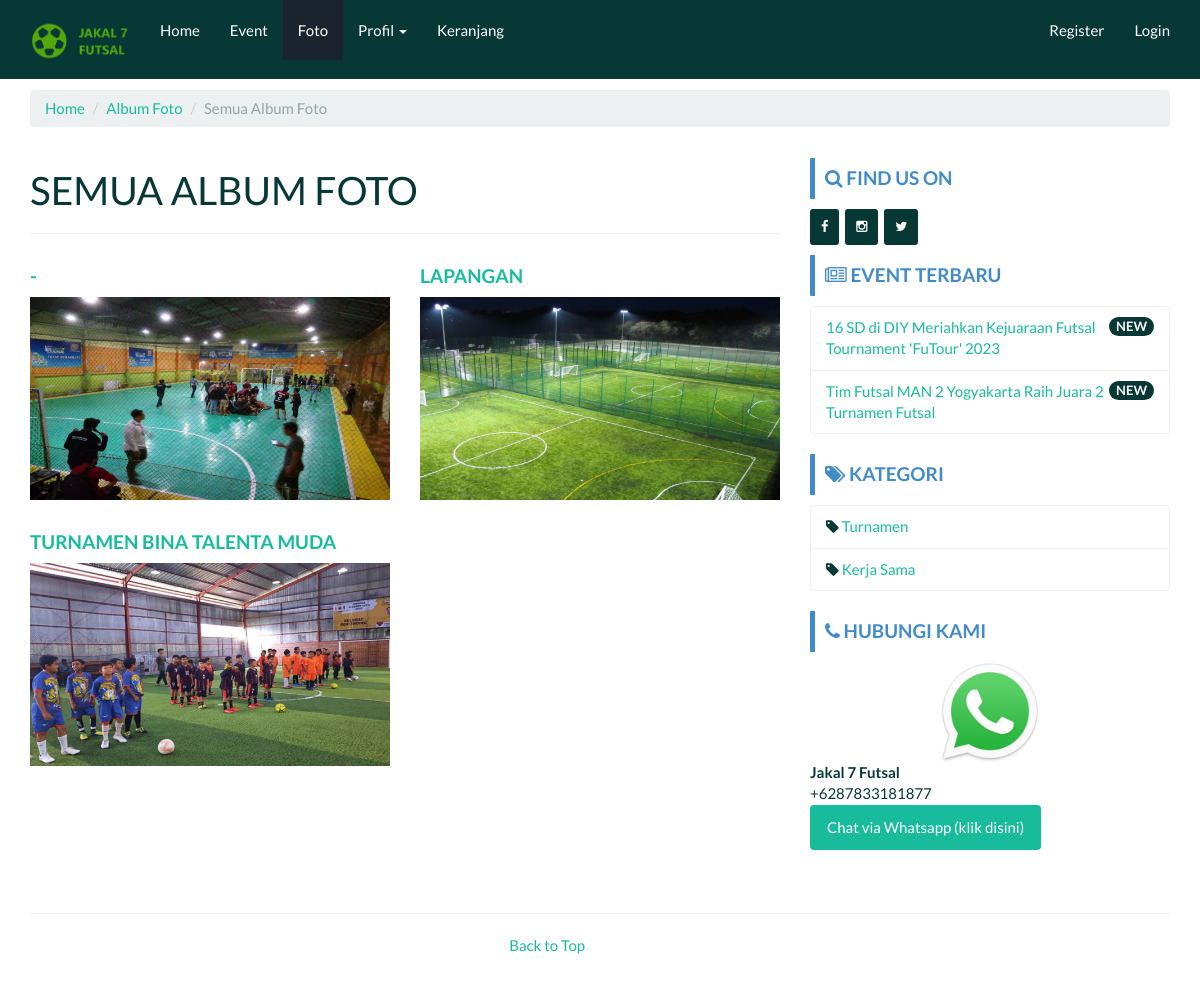
/index.php/gallery/album, run on the app's committed database.
### tables this page shows
CREATE TABLE `company` (
  `id_company` int(11) NOT NULL,
  `company_name` varchar(100) NOT NULL,
  `company_desc` text NOT NULL,
  `company_address` text NOT NULL,
  `company_maps` text NOT NULL,
  `company_phone` char(30) NOT NULL,
  `company_phone2` char(30) NOT NULL,
  `company_fax` char(30) NOT NULL,
  `company_email` char(30) NOT NULL,
  `foto` text NOT NULL,
  `foto_type` char(10) NOT NULL,
  `created` datetime NOT NULL DEFAULT current_timestamp(),
  `modified` datetime DEFAULT NULL,
  `created_by` char(50) NOT NULL,
  `modified_by` char(50) NOT NULL
);

CREATE TABLE `album` (
  `id_album` int(11) NOT NULL,
  `nama_album` char(50) NOT NULL,
  `slug_album` char(50) NOT NULL,
  `foto` text NOT NULL,
  `created_by` char(20) NOT NULL,
  `created_at` datetime NOT NULL DEFAULT current_timestamp(),
  `modified_by` char(20) DEFAULT NULL,
  `modified_at` datetime DEFAULT NULL ON UPDATE current_timestamp()
);

CREATE TABLE `event` (
  `id_event` int(11) NOT NULL,
  `nama_event` varchar(100) NOT NULL,
  `slug_event` varchar(100) DEFAULT NULL,
  `deskripsi` text DEFAULT NULL,
  `kategori` int(11) DEFAULT NULL,
  `foto` text DEFAULT NULL,
  `foto_type` char(10) DEFAULT NULL,
  `created_at` datetime NOT NULL DEFAULT current_timestamp(),
  `created_by` char(50) NOT NULL,
  `modified_at` datetime DEFAULT NULL ON UPDATE current_timestamp(),
  `modified_by` char(50) NOT NULL
);

CREATE TABLE `kategori` (
  `id_kategori` int(11) NOT NULL,
  `nama_kategori` varchar(20) NOT NULL,
  `slug_kat` varchar(20) NOT NULL,
  `created_by` char(50) NOT NULL,
  `created_at` datetime NOT NULL DEFAULT current_timestamp(),
  `modified_by` char(50) NOT NULL,
  `modified_at` datetime DEFAULT NULL ON UPDATE current_timestamp()
);

CREATE TABLE `kontak` (
  `id_kontak` int(11) NOT NULL,
  `nama_kontak` char(50) NOT NULL,
  `nohp` char(50) NOT NULL,
  `created_by` char(50) NOT NULL,
  `created_at` datetime NOT NULL DEFAULT current_timestamp(),
  `modified_by` char(50) NOT NULL,
  `modified_at` datetime DEFAULT NULL ON UPDATE current_timestamp()
);

### application/controllers/Gallery.php (called while the page is built, shortened)
<?php
class Gallery extends CI_Controller {
	function __construct()
  {
		$this->load->helper('clean');
		$this->load->model('Album_model');
		$this->load->model('Company_model');
		$this->load->model('Event_model');
		$this->load->model('Foto_model');
		$this->load->model('Kategori_model');
		$this->load->model('Kontak_model');
		$this->data['company_data'] 			= $this->Company_model->get_by_company();
		$this->data['event_sidebar'] 			= $this->Event_model->get_all_sidebar();
		$this->data['kategori_sidebar'] 	= $this->Kategori_model->get_all();
		$this->data['kontak_sidebar'] 		= $this->Kontak_model->get_all();
  }
	public function album()
	{
    $this->data['title'] = "Semua Album Foto";
    $this->load->library('pagination');
    $config['per_page'] = 12;
    $dari = $this->uri->segment('4');
    $this->data['album_all'] = $this->Album_model->get_all_arsip($config['per_page'],$dari);
    $this->load->view('front/album/body', $this->data);
	}
}

### index.php (called while the page is built, shortened)
<?php
require_once BASEPATH.'core/CodeIgniter.php';

### application/models/Company_model.php (called while the page is built, shortened)
<?php  if ( ! defined('BASEPATH')) exit('No direct script access allowed');
class Company_model extends CI_Model
{
  public $table = 'company';
  function get_by_company()
  {
    $this->db->where('id_company', '1');
    return $this->db->get($this->table)->row();
  }
}

### application/models/Album_model.php (called while the page is built, shortened)
<?php  if ( ! defined('BASEPATH')) exit('No direct script access allowed');
class Album_model extends CI_Model
{
  public $table = 'album';
  public $id    = 'id_album';
  function get_all_arsip($per_page,$dari)
  {
    $this->db->order_by($this->id, 'DESC');
    $query = $this->db->get($this->table,$per_page,$dari);
    return $query->result();
  }
}

### application/models/Event_model.php (called while the page is built, shortened)
<?php  if ( ! defined('BASEPATH')) exit('No direct script access allowed');
class Event_model extends CI_Model
{
  public $table = 'event';
  public $id    = 'id_event';
  public $order = 'DESC';
  function get_all_sidebar()
  {
    $this->db->limit(3);
    $this->db->order_by($this->id, $this->order);
    return $this->db->get($this->table)->result();
  }
}

### application/models/Kategori_model.php (called while the page is built, shortened)
<?php  if ( ! defined('BASEPATH')) exit('No direct script access allowed');
class Kategori_model extends CI_Model
{
  public $table = 'kategori';
  function get_all()
  {
    return $this->db->get($this->table)->result();
  }
}

### application/models/Kontak_model.php (called while the page is built, shortened)
<?php  if ( ! defined('BASEPATH')) exit('No direct script access allowed');
class Kontak_model extends CI_Model
{
  public $table = 'kontak';
  function get_all()
  {
    return $this->db->get($this->table)->result();
  }
}

### application/views/front/album/body.php (the view, shortened to what this page needs)
<?php $this->load->view('front/header'); ?>
<?php $this->load->view('front/navbar'); ?>
<div class="container" >
	<ol class="breadcrumb">
		<li><a href="<?php echo base_url() ?>">Home</a></li>
		<li><a href="<?php echo base_url('gallery/album') ?>">Album Foto</a></li>
		<li class="active"><?php echo $title ?></li>
	</ol>
	<div class="row">
		<div class="col-md-8"><h1><?php echo strtoupper($title) ?></h1><hr>
			<div class="row">
				<?php foreach($album_all as $album){ ?>
					<div class="col-lg-6">
						<h4><a href="#"><?php echo $album->nama_album ?></a></h4>
						<a href="<?php echo base_url("gallery/read/$album->slug_album") ?>">
							<?php
							if(empty($album->foto)) {echo "<img class='img-responsive' src='".base_url()."assets/images/no_image_thumb.png'>";}
							else { echo " <img class='img-responsive' src='".base_url()."assets/images/album/".$album->foto."'> ";}
							?>
						</a><br>
					</div>
				<?php } ?>
			</div>
		</div>
		<?php $this->load->view('front/sidebar'); ?>
	</div>
</div>

### application/views/front/navbar.php (shortened to what this page needs)
<nav class="navbar navbar-default navbar-fixed-top" >
  <div class="container" style="background-color:#073836;">
    <div class="navbar-header" style="background-color:#073836;">
      <a class="navbar-brand" style="margin-bottom:1em;" href="<?php echo base_url() ?>">
        <img src="<?php echo base_url('assets/images/company/').$company_data->foto.$company_data->foto_type ?>" alt="<?php echo $company_data->company_name ?>" width="100px">
      </a>
    </div>
    <div class="collapse navbar-collapse" id="bs-example-navbar-collapse-1">
      <ul class="nav navbar-nav">
        <li class="<?php if($this->uri->segment(1) == ""){echo "active";} ?>">
          <a href="<?php echo base_url() ?>">Home </a>
        </li>
        <li class="<?php if($this->uri->segment(1) == "event"){echo "active";} ?>">
          <a href="<?php echo base_url('event') ?>"> Event</a>
        </li>
        <li class="<?php if($this->uri->segment(1) == "gallery"){echo "active";} ?>">
          <a href="<?php echo base_url('gallery/album') ?>"> Foto</a>
        </li>
        <li class="dropdown <?php if($this->uri->segment(1) == "about" or $this->uri->segment(1) == "contact"){echo "active";} ?>">
          <a href="#" class="dropdown-toggle" data-toggle="dropdown" role="button" aria-haspopup="true" aria-expanded="false">Profil <span class="caret"></span></a>
        </li>
        <li class="<?php if($this->uri->segment(1) == "cart" && $this->uri->segment(2) == ""){echo "active";} ?>">
          <a href="<?php echo base_url('cart') ?>"> Keranjang</a>
        </li>
      </ul>
      <?php if($this->session->userdata('usertype') != NULL){ ?>
        <ul class="nav navbar-nav navbar-right">
          <li class="dropdown">
            <a href="#" class="dropdown-toggle" data-toggle="dropdown" role="button" aria-haspopup="true" aria-expanded="false">Hi, <?php echo $this->session->userdata('username') ?> <span class="caret"></span></a>
            <ul class="dropdown-menu">
              <li><a href="<?php echo base_url('cart/history') ?>">Riwayat Booking</a></li>
              <li><a href="<?php echo base_url('auth/edit_profil/').$this->session->userdata('user_id') ?>">Edit Profil</a></li>
              <li><a href="<?php echo base_url('auth/profil') ?>">Profil Saya</a></li>
              <li role="separator" class="divider"></li>
              <li><a href="<?php echo base_url('auth/logout') ?>">Logout</a></li>
            </ul>
          </li>
        </ul>
      <?php }else{ ?>
        <ul class="nav navbar-nav navbar-right">
          <li><a href="<?php echo base_url('auth/register') ?>">Register</a></li>
          <li><a href="<?php echo base_url('auth/login') ?>">Login</a></li>
        </ul>
      <?php } ?>
    </div>
  </div>
</nav>

### application/views/front/modul/mod_event.php
<div class="bs-callout bs-callout-primary mt-3">
  <h4><i class="fa fa-newspaper-o"></i> Event Terbaru</h4>
</div>
<ul class="list-group">
  <?php
  foreach ($event_sidebar as $event_sidebar) {
  ?>
    <li class="list-group-item">
      <span class="badge">NEW</span>
      <?php echo anchor('event/read/' . $event_sidebar->slug_event . '', '' . $event_sidebar->nama_event . '') ?>
    </li>
  <?php } ?>
</ul>

### application/views/front/modul/mod_kategori.php (shortened to what this page needs)
<div class="bs-callout bs-callout-primary"><h4><i class="fa fa-tags"></i> Kategori</h4></div>
<ul class="list-group">
  <?php
  foreach ($kategori_sidebar as $kategori_sidebar)
  {
  ?>
  <li class="list-group-item">
    <i class="fa fa-tag"></i> <?php echo anchor('event/kategori/'.$kategori_sidebar->slug_kat.'',''.$kategori_sidebar->nama_kategori.'') ?>
  </li>
  <?php } ?>
</ul>

### application/views/front/modul/mod_cs.php
<div class="bs-callout bs-callout-primary"><h4><i class="fa fa-phone"></i> Hubungi Kami</h4></div>
<ul class="list-group">
  <div align="center"><img src="<?php echo base_url('assets/images/wa.jpg') ?>" width="100px"></div>
  <?php foreach($kontak_sidebar as $kontak){?>
    <b><?php echo $kontak->nama_kontak ?></b><br>
    +<?php echo $kontak->nohp ?><br>
    <a href="https://api.whatsapp.com/send?phone=+<?php echo $kontak->nohp ?>&text=Hi%20Gan,%20Saya%20mau%20booking%20lapangan">
      <button class="btn btn-success" type="submit" name="button">Chat via Whatsapp (klik disini)</button>
    </a><br><br>
  <?php } ?>
</ul>

### assets/template/frontend/css/custom.css (style rules this page uses)
h4 { font-weight: bold; text-transform: uppercase; }
.bs-callout { padding: 10px; margin-top: 10px; margin-bottom: 10px; border: 0px solid #eee; border-left-width: 5px; border-radius: 1px; }
.bs-callout h4 { margin-top: 0; margin-bottom: 0px; }
.bs-callout-primary { border-left-color: #428bca; }
.bs-callout-primary h4 { color: #428bca; }
a:hover, a:visited, a:link, a:active { text-decoration: none; }

### data on the page
company: foto+foto_type (picture)
album: nama_album "-", foto (picture)
album: nama_album "LAPANGAN", foto (picture)
album: nama_album "TURNAMEN BINA TALENTA MUDA", foto (picture)
event: slug_event+nama_event "16 SD di DIY Meriahkan Kejuaraan Futsal Tournament 'FuTour' 2023"
event: slug_event+nama_event "Tim Futsal MAN 2 Yogyakarta Raih Juara 2 Turnamen Futsal"
kategori: slug_kat+nama_kategori "Turnamen"
kategori: slug_kat+nama_kategori "Kerja Sama"
kontak: nama_kontak "Jakal 7 Futsal", nohp "6287833181877"

### other printed values
$title "Semua Album Foto"
$title "SEMUA ALBUM FOTO"
